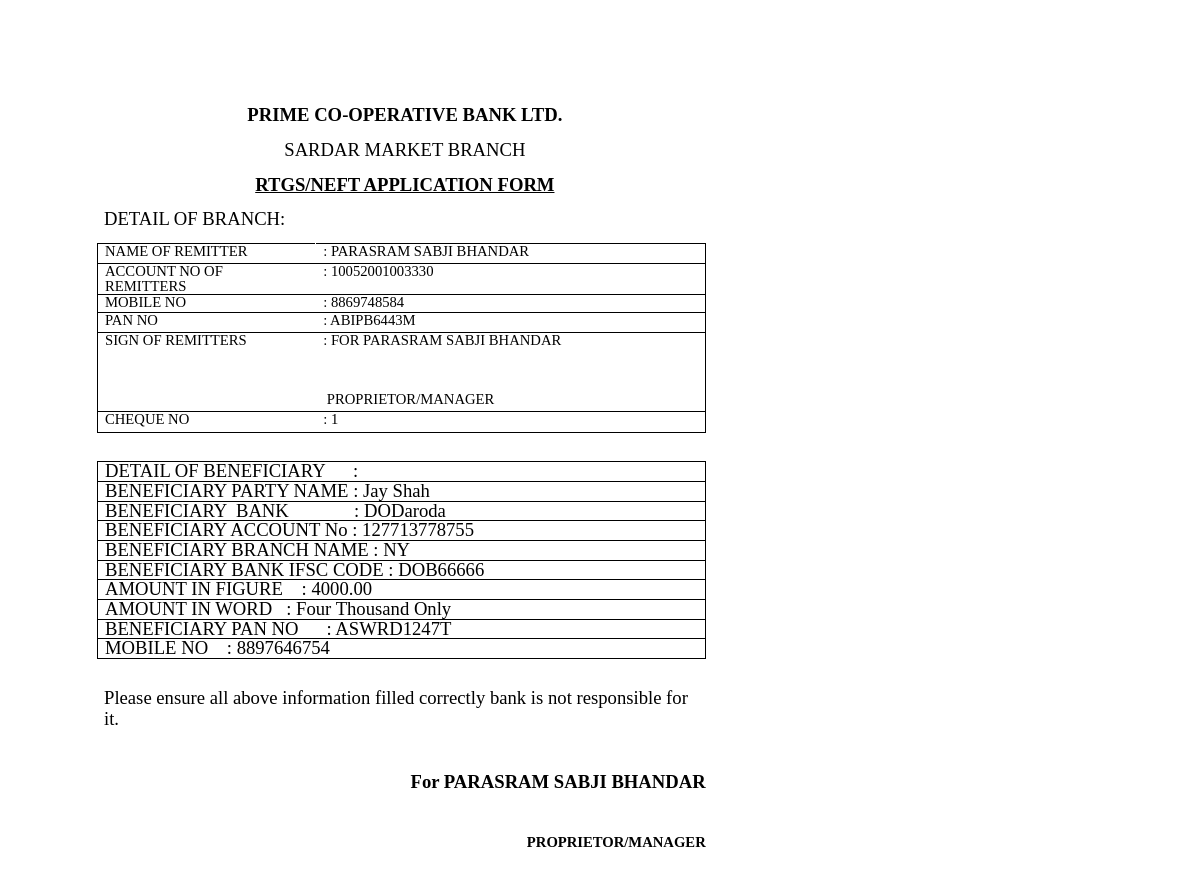
The app's page /rtgs/1/ (signed in) with its own data.
### SequoiaApp/models.py (models this page shows, shortened)
class RTGS(models.Model):
    customer = models.ForeignKey(Customer, on_delete=models.CASCADE, related_name="RTGS")
    remitter = models.ForeignKey(Remitter, on_delete=models.CASCADE, related_name="RTGS")
    cheque_number = models.CharField(max_length=15, blank=False)
    amount_in_figure = models.DecimalField(max_digits=10, decimal_places=2)
    amount_in_word = models.CharField(max_length=1024, blank=False, null=False)
    created_on = models.DateTimeField(auto_now_add=True)
    updated_on = models.DateTimeField(auto_now=True)
    class Meta:
        verbose_name_plural = "RTGS"

class Remitter(models.Model):
    name = models.CharField(max_length=256)
    account_number = models.CharField(max_length=256, blank=False)
    mobile_number = models.CharField(max_length=10, blank=False)
    PAN = models.CharField(max_length=10, blank=False, null=False)
    GSTIN = models.CharField(max_length=256, blank=True, null=True)

class Customer(models.Model):
    name = models.CharField(max_length=256)
    bank_name = models.CharField(max_length=256, blank=False, null=False)
    bank_account_number = models.CharField(max_length=256, blank=False, null=False)
    bank_branch_name = models.CharField(max_length=256, blank=False, null=False)
    bank_ifsc_code = models.CharField(max_length=256, blank=False, null=False)
    PAN = models.CharField(max_length=10)
    mobile_number = models.CharField(max_length=10, blank=False, null=False)
    GSTIN = models.CharField(max_length=256)

### SequoiaApp/views.py (the view)
# urls.py: url(r'^rtgs/(?P<pk>\d+)/$', views.rtgs, name='rtgs'),
@login_required
def rtgs(request, pk):
    rtgs = get_object_or_404(RTGS, pk=pk)
    print(type(rtgs))
    return render(request, 'SequoiaApp/rtgs_form.html', {'rtgs': rtgs})

### templates/SequoiaApp/rtgs_form.html (shortened to what this page needs)
<html>
<head>
</head>
<body class="c20">
    <p class="c19">
        <span class="c7 c14 c16">PRIME CO-OPERATIVE BANK LTD.</span>
    </p>
    <p class="c19">
        <span class="c9 c7">SARDAR MARKET BRANCH</span>
    </p>
    <p class="c19">
        <span class="c0">RTGS/NEFT APPLICATION FORM</span>
    </p>
    <p class="c12">
        <span class="c7">DETAIL OF BRANCH:</span>
    </p>
    <table class="c13">
        <tbody>
            <tr class="c6">
                <td class="c5" colspan="1" rowspan="1">
                    <p class="c2">
                        <span class="c3">NAME OF REMITTER</span>
                    </p>
                </td>
                <td class="c10" colspan="1" rowspan="1">
                    <p class="c2">
                        <span class="c3">: {{ rtgs.remitter.name }}</span>
                    </p>
                </td>
            </tr>
            <tr class="c17">
                <td class="c5" colspan="1" rowspan="1">
                    <p class="c2">
                        <span class="c3">ACCOUNT NO OF REMITTERS</span>
                    </p>
                </td>
                <td class="c10" colspan="1" rowspan="1">
                    <p class="c2">
                        <span class="c3">: {{ rtgs.remitter.account_number }}</span>
                    </p>
                </td>
            </tr>
            <tr class="c17">
                <td class="c5" colspan="1" rowspan="1">
                    <p class="c2">
                        <span class="c3">MOBILE NO</span>
                    </p>
                </td>
                <td class="c10" colspan="1" rowspan="1">
                    <p class="c2">
                        <span class="c3">: {{ rtgs.remitter.mobile_number }}</span>
                    </p>
                </td>
            </tr>
            <tr class="c6">
                <td class="c5" colspan="1" rowspan="1">
                    <p class="c2">
                        <span class="c3">PAN NO</span>
                    </p>
                </td>
                <td class="c10" colspan="1" rowspan="1">
                    <p class="c2">
                        <span class="c3">: {{ rtgs.remitter.PAN }}</span>
                    </p>
                </td>
            </tr>
            <tr class="c18">
                <td class="c5" colspan="1" rowspan="1">
                    <p class="c2">
                        <span class="c3">SIGN OF REMITTERS</span>
                    </p>
                    <p class="c2 c4">
                    </p>
                    <p class="c2 c4">
                    </p>
                    <p class="c2">
                        <span class="c3">&nbsp; &nbsp; &nbsp; &nbsp; &nbsp; &nbsp; &nbsp; &nbsp; &nbsp; &nbsp; &nbsp; &nbsp; &nbsp; &nbsp;
                            &nbsp; &nbsp; &nbsp; &nbsp; &nbsp; &nbsp; &nbsp; &nbsp;</span>
                    </p>
                </td>
                <td class="c10" colspan="1" rowspan="1">
                    <p class="c2">
                        <span class="c3">: FOR {{ rtgs.remitter.name }}</span>
                    </p>
                    <p class="c2 c4">
                    </p>
                    <p class="c2 c4">
                    </p>
                    <p class="c2 c4">
                    </p>
                    <p class="c2">
                        <span class="c3">&nbsp;PROPRIETOR/MANAGER</span>
                    </p>
                </td>
            </tr>
            <tr class="c11">
                <td class="c5" colspan="1" rowspan="1">
                    <p class="c2">
                        <span class="c3">CHEQUE NO</span>
                    </p>
                </td>
                <td class="c10" colspan="1" rowspan="1">
                    <p class="c2">
                        <span class="c3">: {{ rtgs.cheque_number }}</span>
                    </p>
                </td>
            </tr>
        </tbody>
    </table>
    <p class="c12 c4">
    </p>
    <table class="c13">
        <tbody>
            <tr class="c8">
                <td class="c15" colspan="1" rowspan="1">
                    <p class="c2">
                        <span class="c9 c7">DETAIL OF BENEFICIARY &nbsp; &nbsp; &nbsp;:</span>
                    </p>
                </td>
            </tr>
            <tr class="c8">
                <td class="c15" colspan="1" rowspan="1">
                    <p class="c2">
                        <span class="c7 c9">BENEFICIARY PARTY NAME : {{ rtgs.customer.name }}</span>
                    </p>
                </td>
            </tr>
            <tr class="c8">
                <td class="c15" colspan="1" rowspan="1">
                    <p class="c2">
                        <span class="c9 c7">BENEFICIARY &nbsp;BANK &nbsp; &nbsp; &nbsp; &nbsp; &nbsp; &nbsp; &nbsp;: {{ rtgs.customer.bank_name }}</span>
                    </p>
                </td>
            </tr>
            <tr class="c8">
                <td class="c15" colspan="1" rowspan="1">
                    <p class="c2">
                        <span class="c9 c7">BENEFICIARY ACCOUNT No : {{ rtgs.customer.bank_account_number }}</span>
                    </p>
                </td>
            </tr>
            <tr class="c8">
                <td class="c15" colspan="1" rowspan="1">
                    <p class="c2">
                        <span class="c9 c7">BENEFICIARY BRANCH NAME : {{ rtgs.customer.bank_branch_name }}</span>
                    </p>
                </td>
            </tr>
            <tr class="c8">
                <td class="c15" colspan="1" rowspan="1">
                    <p class="c2">
                        <span class="c9 c7">BENEFICIARY BANK IFSC CODE : {{ rtgs.customer.bank_ifsc_code }}</span>
                    </p>
                </td>
            </tr>
            <tr class="c8">
                <td class="c15" colspan="1" rowspan="1">
                    <p class="c2">
                        <span class="c9 c7">AMOUNT IN FIGURE &nbsp; &nbsp;: {{ rtgs.amount_in_figure }}</span>
                    </p>
                </td>
            </tr>
            <tr class="c8">
                <td class="c15" colspan="1" rowspan="1">
                    <p class="c2">
                        <span class="c9 c7">AMOUNT IN WORD &nbsp; : {{ rtgs.amount_in_word }}</span>
                    </p>
                </td>
            </tr>
            <tr class="c8">
                <td class="c15" colspan="1" rowspan="1">
                    <p class="c2">
                        <span class="c9 c7">BENEFICIARY PAN NO &nbsp; &nbsp; &nbsp;: {{ rtgs.customer.PAN }}</span>
                    </p>
                </td>
            </tr>
            <tr class="c8">
                <td class="c15" colspan="1" rowspan="1">
                    <p class="c2">
                        <span class="c9 c7">MOBILE NO &nbsp; &nbsp;: {{ rtgs.customer.mobile_number }}</span>
                    </p>
                </td>
            </tr>
        </tbody>
    </table>
    <p class="c12 c4">
    </p>
    <p class="c12">
        <span class="c9 c7">Please ensure all above information filled correctly bank is not responsible for it.</span>
    </p>
    <p class="c12 c4">
    </p>
    <p class="c1">
        <span class="c7">&nbsp;&nbsp;&nbsp;&nbsp;&nbsp;&nbsp;&nbsp;&nbsp;</span>
        <span class="c16 c7 c14">For {{ rtgs.remitter.name }}</span>
    </p>
    <p class="c1 c4">
    </p>
    <p class="c1">
        <span class="c14">PROPRIETOR/MANAGER</span>
    </p>
    <p class="c1">
        <span class="c9 c7">&nbsp;</span>
    </p>
</body>
</html>

### templates/SequoiaApp/rtgs_form.html (style rules this page uses)
table td, table th { padding: 0 }
.c15 { border-right-style: solid; padding: 0pt 5.4pt 0pt 5.4pt; border-bottom-color: #000000; border-top-width: 1pt; border-right-width: 1pt; border-left-color: #000000; vertical-align: top; border-right-color: #000000; border-left-width: 1pt; border-top-style: solid; border-left-style: solid; border-bottom-width: 1pt; width: 462.1pt; border-top-color: #000000; border-bottom-style: solid }
.c10 { border-right-style: solid; padding: 0pt 5.4pt 0pt 5.4pt; border-bottom-color: #000000; border-top-width: 1pt; border-right-width: 1pt; border-left-color: #ffffff; vertical-align: top; border-right-color: #000000; border-left-width: 1pt; border-top-style: solid; border-left-style: solid; border-bottom-width: 1pt; width: 291pt; border-top-color: #000000; border-bottom-style: solid }
.c5 { border-right-style: solid; padding: 0pt 5.4pt 0pt 5.4pt; border-bottom-color: #000000; border-top-width: 1pt; border-right-width: 1pt; border-left-color: #000000; vertical-align: top; border-right-color: #ffffff; border-left-width: 1pt; border-top-style: solid; border-left-style: solid; border-bottom-width: 1pt; width: 158.2pt; border-top-color: #000000; border-bottom-style: solid }
.c0 { -webkit-text-decoration-skip: none; color: #000000; font-weight: 700; text-decoration: underline; vertical-align: baseline; text-decoration-skip-ink: none; font-size: 14pt; font-family: "Calibri"; font-style: normal }
.c3 { color: #000000; font-weight: 400; text-decoration: none; vertical-align: baseline; font-size: 11pt; font-family: "Calibri"; font-style: normal }
.c19 { padding-top: 0pt; padding-bottom: 10pt; line-height: 1.1500000000000001; orphans: 2; widows: 2; text-align: center }
.c1 { padding-top: 0pt; padding-bottom: 10pt; line-height: 1.1500000000000001; orphans: 2; widows: 2; text-align: right }
.c12 { padding-top: 0pt; padding-bottom: 10pt; line-height: 1.1500000000000001; orphans: 2; widows: 2; text-align: left }
.c2 { padding-top: 0pt; padding-bottom: 0pt; line-height: 1.0; orphans: 2; widows: 2; text-align: left }
.c9 { color: #000000; font-weight: 400; text-decoration: none; vertical-align: baseline; font-family: "Calibri"; font-style: normal }
.c16 { color: #000000; text-decoration: none; vertical-align: baseline; font-family: "Calibri"; font-style: normal }
.c13 { margin-left: -5.4pt; border-spacing: 0; border-collapse: collapse; margin-right: auto }
.c20 { background-color: #ffffff; max-width: 451.3pt; padding: 72pt 72pt 72pt 72pt }
.c18 { height: 59pt }
.c4 { height: 11pt }
.c6 { height: 15pt }
.c11 { height: 16pt }
.c8 { height: 0pt }
.c17 { height: 14pt }
.c7 { font-size: 14pt }
.c14 { font-weight: 700 }
p { margin: 0; color: #000000; font-size: 11pt; font-family: "Calibri" }

### records on screen
RTGS: remitter.name "PARASRAM SABJI BHANDAR", remitter.account_number "10052001003330", remitter.mobile_number "8869748584", remitter.PAN "ABIPB6443M", cheque_number "1", customer.name "Jay Shah", customer.bank_name "DODaroda", customer.bank_account_number "127713778755", customer.bank_branch_name "NY", customer.bank_ifsc_code "DOB66666", amount_in_figure "4000.00", amount_in_word "Four Thousand Only", customer.PAN "ASWRD1247T", customer.mobile_number "8897646754"
